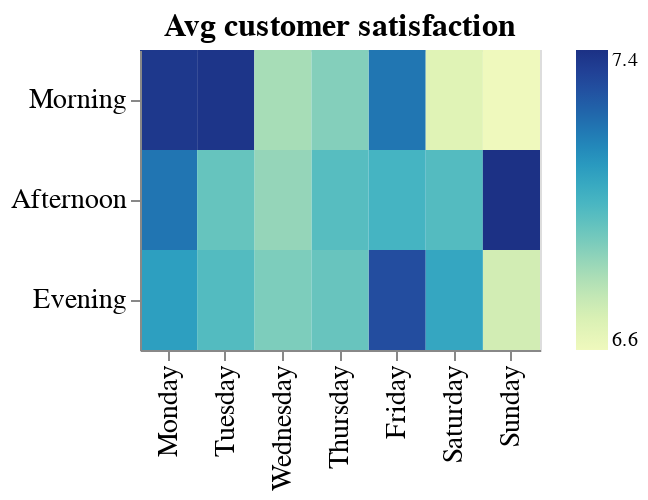

Notebook source saved alongside this figure:
### Code cell
plot_4

### Figure 1 — Vega-Lite specification as saved in the notebook (floating-point values rounded to 4 significant figures; data arrays with more than 128 entries replaced by an {"elided": "..."} marker saying what was removed)
{"$schema": "https://vega.github.io/schema/vega-lite/v3.4.0.json", "config": {"axis": {"labelFontSize": 14, "titleFontSize": 14}, "mark": {"tooltip": null}, "title": {"fontSize": 16}, "view": {"height": 300, "width": 400}}, "data": {"name": "data-23116864c453387095ae8199c0b8d080"}, "datasets": {"data-23116864c453387095ae8199c0b8d080": {"elided": "1000 records"}}, "encoding": {"color": {"aggregate": "mean", "field": "Rating", "title": null, "type": "quantitative"}, "tooltip": {"field": "round(mean(Rating), 2)", "type": "quantitative"}, "x": {"field": "Day_of_week", "sort": ["Monday", "Tuesday", "Wednesday", "Thursday", "Friday", "Saturday", "Sunday"], "title": null, "type": "nominal"}, "y": {"field": "Time_of_day", "sort": ["Morning", "Afternoon", "Evening"], "title": null, "type": "nominal"}}, "height": 150, "mark": "rect", "title": "Avg customer satisfaction", "width": 200}
